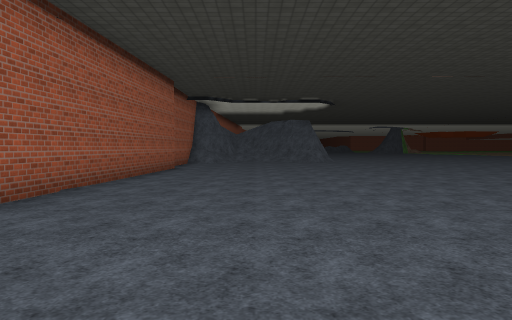
[1] (above)

24 first-person views from a walk through a 3-D level made in the Unity game engine. The camera is 1.4 m above the floor, tilts 2° down and sees 70° across. The floor is counted in squares, 2 m on a side. Each view is taken from the middle of a square. On the plan, view 1 faces up. The plan holds only what a view shows up to about 11 squares ahead; the rest is blank. The place goes on beyond the plan. Some surface patterns are stand-ins.

[2]
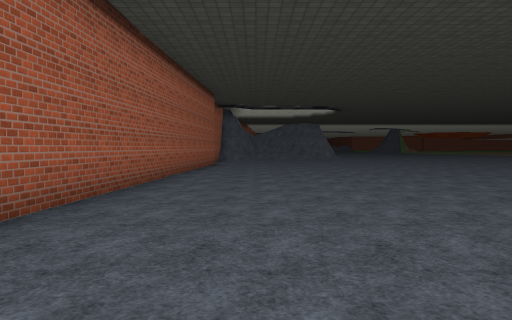

[3]
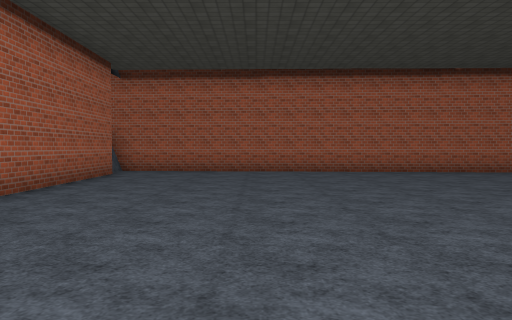

[4]
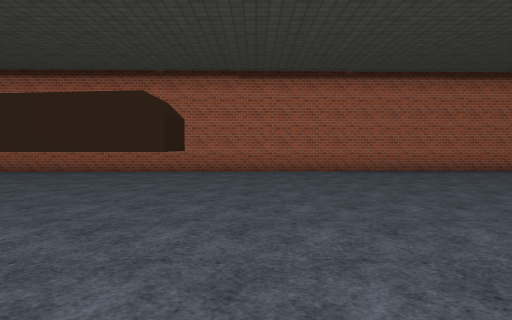

[5]
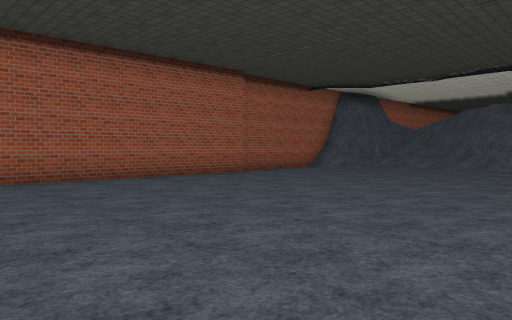

[6]
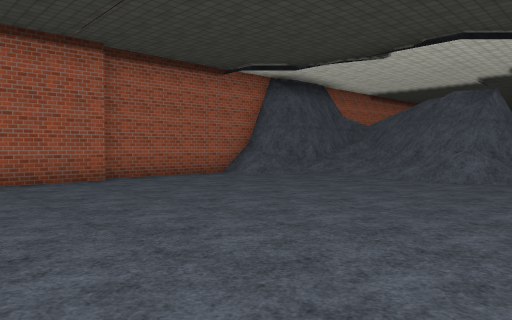

[7]
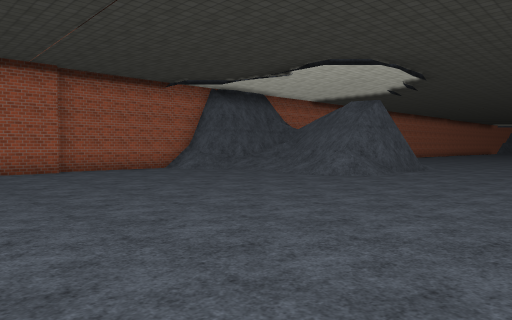

[8]
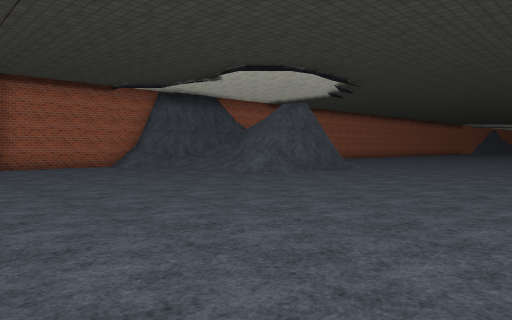

[9]
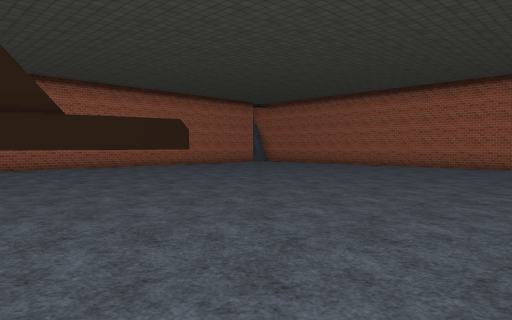

[10]
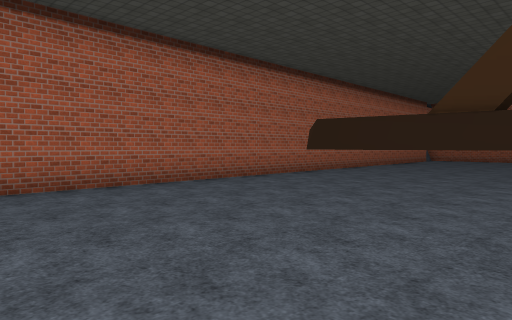

[11]
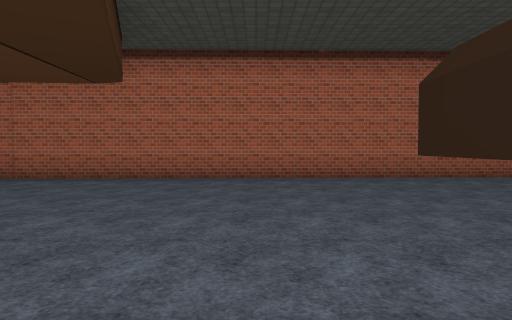

[12]
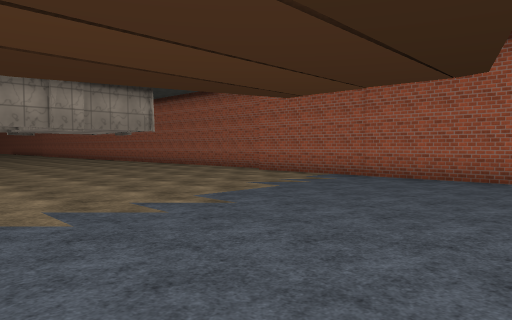

[13]
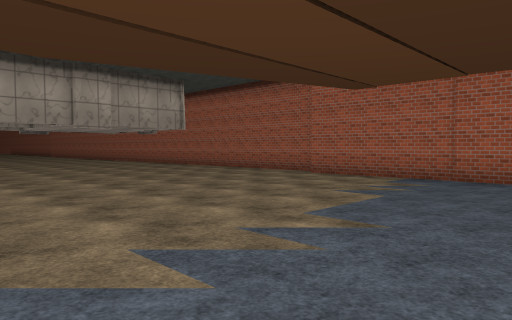

[14]
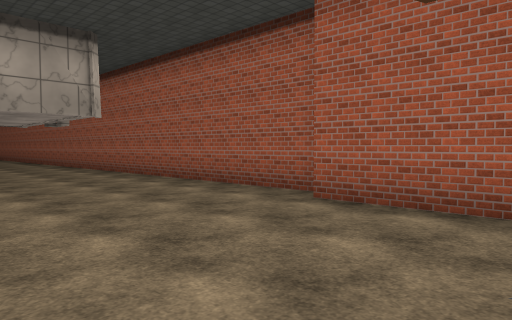

[15]
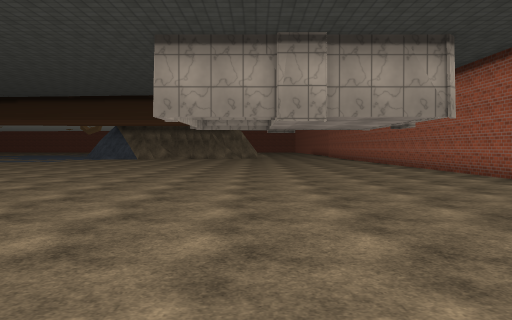

[16]
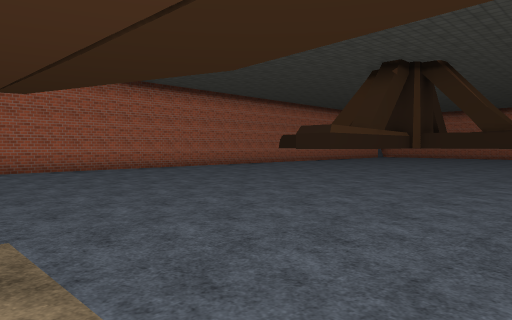

[17]
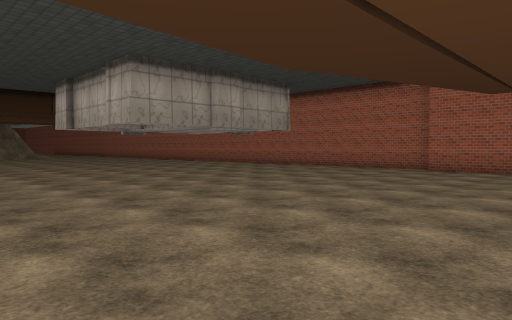

[18]
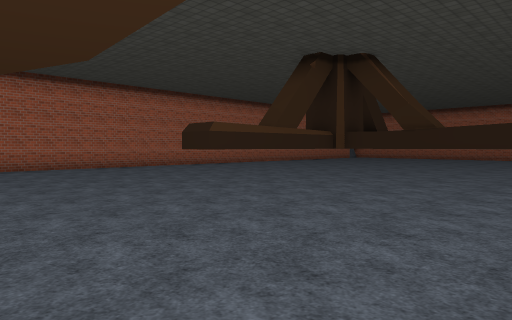

[19]
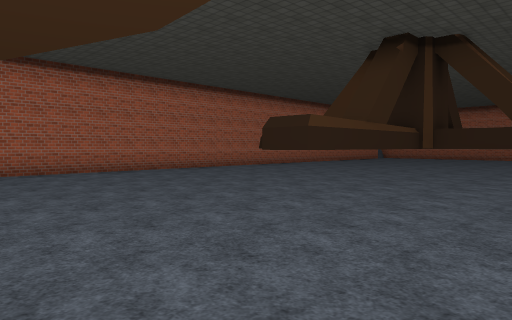

[20]
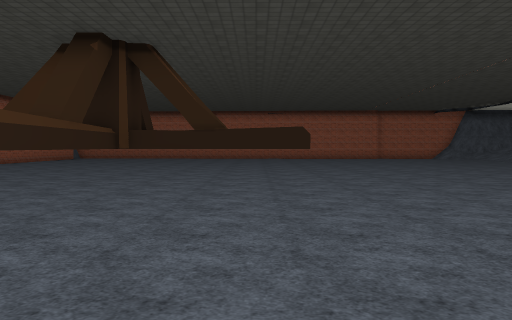

[21]
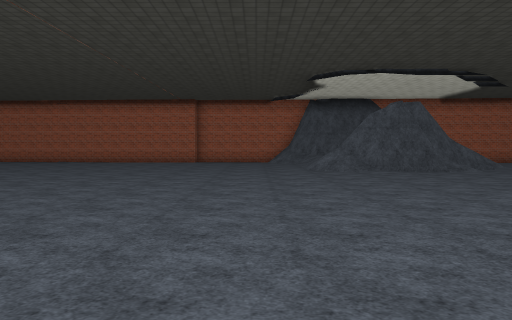

[22]
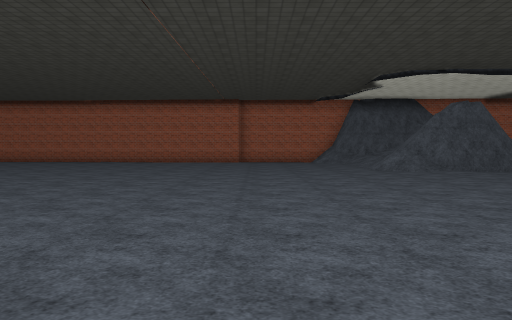

[23]
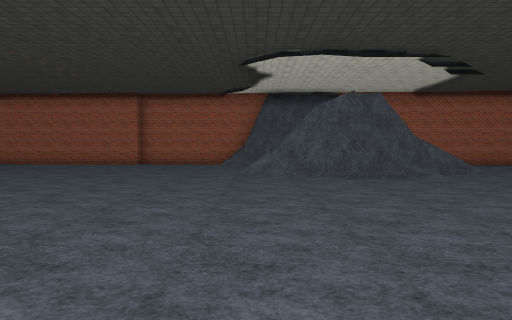

[24]
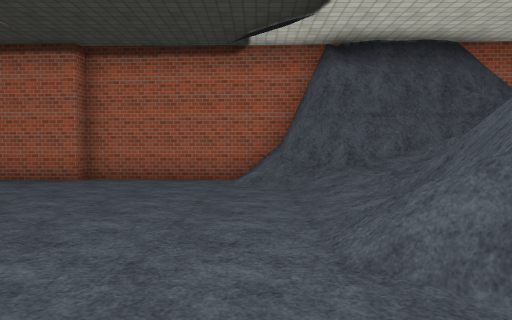

### Floor plan
Key: @ floor where view 1 was taken; # wall or solid block; . main floor; : floor 3.5 m higher than the main floor; / step, stairs or slope; T thing the floor can be seen under or through.
Columns run from 4 left of view 1 to 33 right of it. Each row starts with its distance up from view 1.
 21  #/   #/.....
 20  #:///##.....
 19  ##//###.......
 18  ##///##/.......
 17  ##/////.........
 16  #/...............
 15  #.................
 14  #................
 13  #.................
 12  #................
 11  #...............
 10  #...............
  9  #.................
  8  #..................
  7  #.................... .            ..
  6 ##.............T........ . ..     ....
  5 #..............T......... ............
  4 #..............T......................
  3 #..............T......................
  2 #..........TTT TTTTT..................
  1 #.............. ......................
  0 #...@..........T......................
 -1 #..............T......................
 -2 #..............T......................
 -3 #.....................................
 -4 #.....................................
 -5 #.....................................
 -6 #.####################################

Positions as (right, up) in squares from view 1, and headings:
1: (0, 0), facing up
2: (-1, -3), facing up
3: (7, -2), facing left
4: (6, 5), facing down
5: (5, 5), facing up-left
6: (5, 9), facing up-left
7: (8, 9), facing up-left
8: (10, 10), facing up-left
9: (10, 7), facing down-left
10: (16, 1), facing down-left
11: (16, 3), facing down
12: (17, 3), facing down-right
13: (19, 3), facing down-right
14: (22, -1), facing down-right
15: (22, 0), facing right
16: (21, 6), facing down-left
17: (21, 6), facing down-right
18: (19, 7), facing down-left
19: (19, 5), facing down-left
20: (19, 5), facing left
21: (14, 15), facing left
22: (14, 13), facing left
23: (12, 17), facing left
24: (5, 16), facing left
